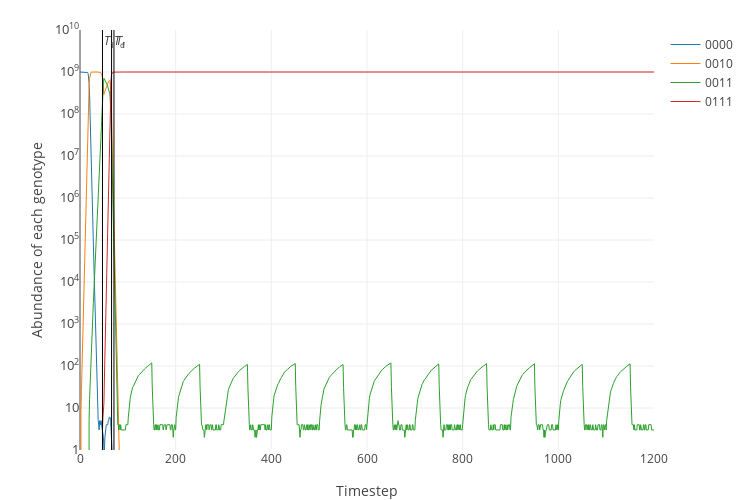

Notebook code for this chart:
### Code cell
# 50 and above take path 0, 2, 3, 7
plot_simulation(simulate(pairs[2], frequency=50))

### Figure 1 — Plotly figure (JSON) as saved in the notebook; plotly's stock layout.template omitted (floating-point values rounded to 4 significant figures; data arrays with more than 128 entries replaced by an {"elided": "..."} marker saying what was removed)
{"data": [{"line": {"width": 1}, "name": "0000", "type": "scatter", "uid": "8f3bb452-d949-11ea-9ec3-441ca8e2e0ce", "x": {"elided": "1201 int values"}, "y": {"elided": "1201 int values"}}, {"line": {"width": 1}, "name": "0010", "type": "scatter", "uid": "8f3bb453-d949-11ea-a160-441ca8e2e0ce", "x": {"elided": "1201 int values"}, "y": {"elided": "1201 int values"}}, {"line": {"width": 1}, "name": "0011", "type": "scatter", "uid": "8f3bb454-d949-11ea-ae70-441ca8e2e0ce", "x": {"elided": "1201 int values"}, "y": {"elided": "1201 int values"}}, {"line": {"width": 1}, "name": "0111", "type": "scatter", "uid": "8f3bb455-d949-11ea-9d03-441ca8e2e0ce", "x": {"elided": "1201 int values"}, "y": {"elided": "1201 int values"}}, {"line": {"color": "black", "width": 1}, "mode": "lines", "name": "T_1", "showlegend": false, "type": "scatter", "uid": "8f3bb456-d949-11ea-ae6b-441ca8e2e0ce", "x": [47, 47], "y": [0, 10000000000]}, {"line": {"color": "black", "width": 1}, "mode": "lines", "name": "T_d", "showlegend": false, "type": "scatter", "uid": "8f3bb457-d949-11ea-9258-441ca8e2e0ce", "x": [66, 66], "y": [0, 10000000000]}, {"line": {"color": "black", "width": 1}, "mode": "lines", "name": "T_f", "showlegend": false, "type": "scatter", "uid": "8f3bdb94-d949-11ea-854a-441ca8e2e0ce", "x": [71, 71], "y": [0, 10000000000]}], "layout": {"annotations": [{"showarrow": false, "text": "<i>T</i><sub>1</sub>", "x": 47, "xanchor": "left", "xref": "x", "y": 9.75, "yref": "y"}, {"showarrow": false, "text": "<i>T</i><sub>d</sub>", "x": 66, "xanchor": "left", "xref": "x", "y": 9.75, "yref": "y"}, {"showarrow": false, "text": "<i>T</i><sub>f</sub>", "x": 71, "xanchor": "left", "xref": "x", "y": 9.75, "yref": "y"}], "height": 500, "margin": {"b": 50, "t": 30}, "width": 750, "xaxis": {"title": "Timestep"}, "yaxis": {"exponentformat": "power", "range": [0, 10], "tickfont": {"size": 10}, "title": "Abundance of each genotype", "type": "log"}}}
